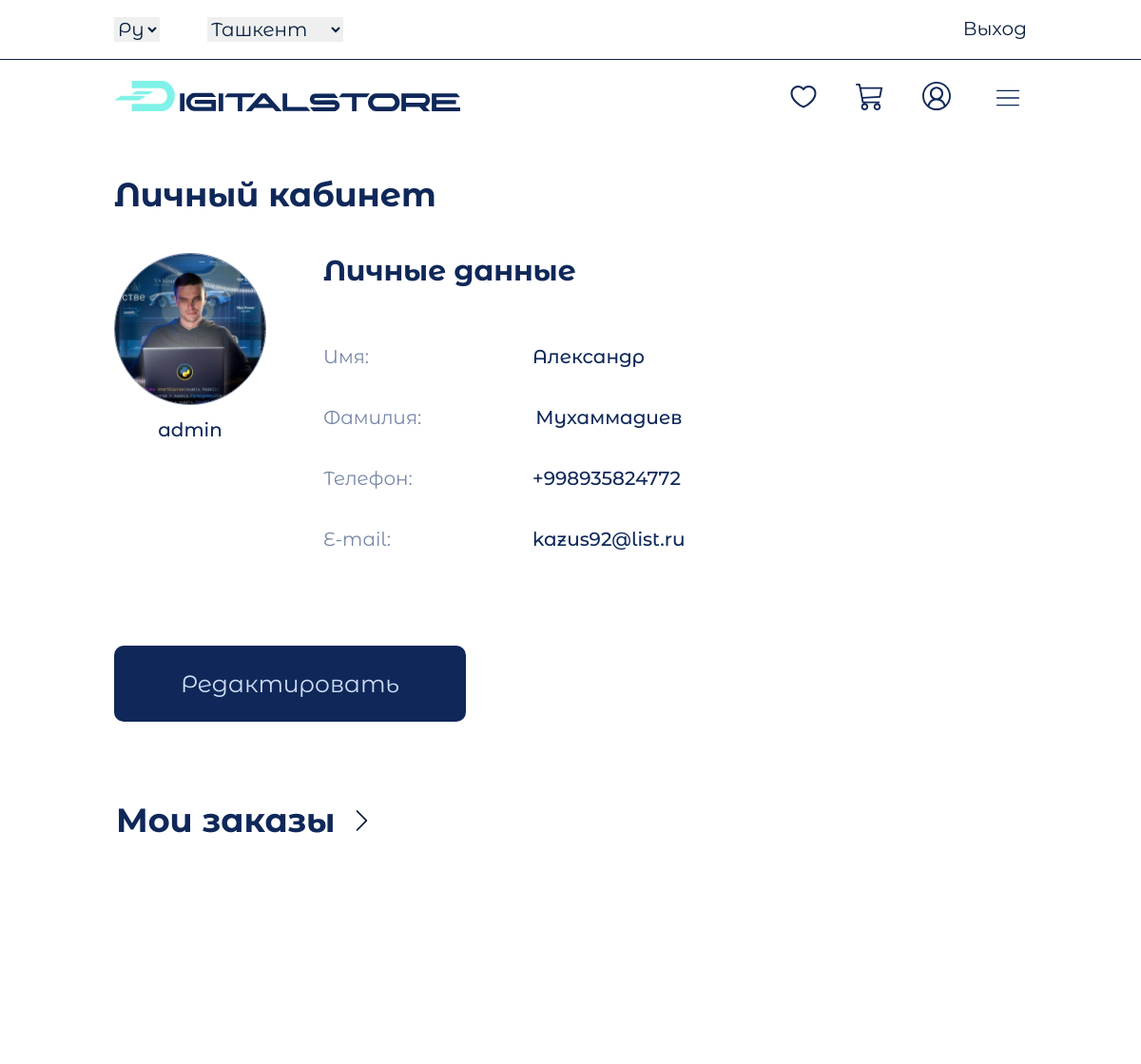
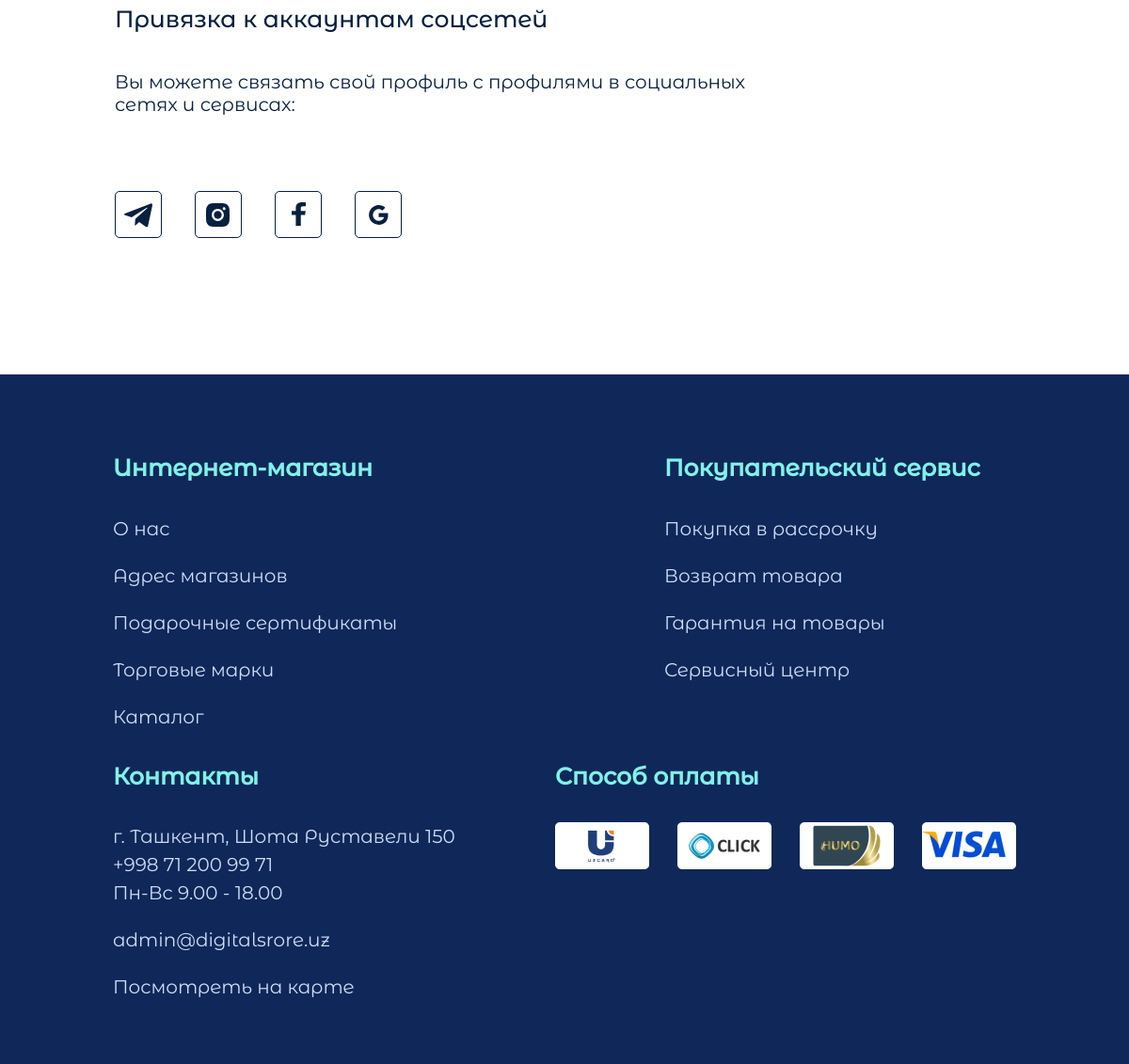
/profile/1/ (signed in), run on the app's committed database (2 pictures, top to bottom).
### digital/models.py (models this page shows, shortened)
class Profile(models.Model):
    user = models.OneToOneField(User, on_delete=models.CASCADE)
    photo = models.ImageField(upload_to='profiles/', blank=True, null=True)
    phone_number = models.CharField(max_length=30, blank=True, null=True)
    def get_photo(self):
        try:
            return self.photo.url
        except:
            return 'https://cs6.pikabu.ru/avatars/301/v301065.jpg'
    class Meta:
        verbose_name = 'Профиль'
        verbose_name_plural = 'Профили'

### digital/views.py (the view)
# urls.py: path('profile/<int:pk>/', profile_view, name='profile'),
def profile_view(request, pk):
    if request.user.is_authenticated:
        profile = Profile.objects.get(user_id=pk)
        orders = SaveOrder.objects.filter(customer_id=pk)
        context = {
            'profile': profile,
            'orders': orders
        }
        return render(request, 'digital/profile.html', context)
    else:
        return redirect('login')

### digital/models.py (called while the page is built)
    def get_absolute_url(self):
        return reverse('category_detail', kwargs={'slug': self.slug})

    def get_image(self):
        if self.image:
            return self.image.url
        else:
            return 'https://vodanova.ru/wp-content/uploads/2022/04/Fotografija-skoro-pojavitsja.jpg'

### digital/templatetags/digital_tags.py (called while the page is built)
@register.simple_tag()
def get_categories():
    return Category.objects.all()

@register.simple_tag()
def get_normal_price(price):
    return f"{price:_}".replace("_", " ")

### digital/templates/digital/profile.html (shortened to what this page needs)
{% extends 'base.html' %}
{% load static %}
{% block main %}
<main>
    <div class="content_user">
        <div class="user container">
            <h3 class="user_room">Личный кабинет</h3>
            <div class="user_block">
                <div class="user_img">
                    <img class="user_img-img" src="{{ profile.get_photo }}" alt="">
                    <div class="user_name">
                        <p>{{ profile.user.username }}</p>
                    </div>
                </div>
                <div class="user_info">
                    <h2 class="user_title">Личные данные</h2>
                    <ul class="lis__user_info">
                        <li class="list_user"><p>Имя:</p> <span>{{ profile.user.first_name }}</span></li>
                        <li class="list_user"><p>Фамилия:</p> <span>{{ profile.user.last_name }}</span></li>
                        <li class="list_user"><p>Телефон:</p> <span>{{ profile.phone_number }}</span></li>
                        <li class="list_user"><p>E-mail:</p> <span>{{ profile.user.email }}</span></li>
                    </ul>
                </div>
            </div>
            <a href="{% url 'chg_profile_view' %}" class="btn btn_profile">Редактировать</a>
        </div>
    </div>
    <div class="content_order">
        <div class="my_orders">
            <h3>Мои заказы</h3> <img src="{% static 'digital/image/icons/errow_right.svg' %}" alt="" class="errow_down">
        </div>
    </div>
    <div class="content_connect">
        <p class="content_top_text">Привязка к аккаунтам соцсетей</p>
        <p class="content_midle_text">Вы можете связать свой профиль с профилями в социальных сетях и сервисах:</p>
        {% include 'digital/components/_mail_list.html' %}
    </div>
</main>
{% endblock main %}

### digital/static/digital/css/style.css (style rules this page uses)
* { margin: 0; padding: 0; text-decoration: none; list-style: none; box-sizing: border-box; }
.container { max-width: 1300px; width: 100%; margin: 0 auto; }
.content_user { margin: 40px 0 80px 0; }
.user_room, .login_title, .checkout_title { margin-bottom: 100px; font-family: 'Bold'; font-style: normal; font-weight: 700; font-size: 35px; line-height: 43px; color: #0F2859; }
.user_block { width: 100%; display: flex; gap: 60px; flex-wrap: wrap; }
.user_img { width: 160px; height: 160px; }
.user_img img { width: 100%; border-radius: 50%; border: 1px solid #7787A6; }
.lis__user_info { display: flex; flex-direction: column; gap: 40px; margin-top: 60px; }
.list_user { width: 510px; display: flex; gap: 120px; }
.list_user p { min-width: 100px; font-family: 'Regul'; font-style: normal; font-weight: 400; font-size: 20px; line-height: 24px; color: #7787A6; }
.list_user span { min-width: 100px; font-family: 'Medium'; font-style: normal; font-weight: 400; font-size: 20px; line-height: 24px; color: #0F2859; }
.user_title { font-family: 'Bold'; font-style: normal; font-weight: 700; font-size: 30px; line-height: 37px; color: #0F2859; }
.user_name { margin-top: 10px; display: flex; justify-content: center; gap: 10px; }
.user_name p { font-family: 'Medium'; font-style: normal; font-weight: 400; font-size: 20px; line-height: 24px; color: #0F2859; }
.btn_profile { width: 370px; margin-top: 100px; padding: 25px 0; background: #0F2859; border-radius: 10px; text-align: center; font-family: 'Regul'; font-style: normal; font-weight: 500; font-size: 25px; line-height: 30px; color: #CFDDF6; }
.user { display: flex; flex-direction: column; width: 100%; height: 100%; }
.content_order, .content_connect, .profile_content { max-width: 966px; margin: 0 auto; min-height: 200px; cursor: pointer; padding: 5px; }
.my_orders { display: flex; gap: 22px; align-items: center; font-family: 'Bold'; font-style: normal; font-weight: 700; font-size: 30px; line-height: 37px; color: #0F2859; }
.my_orders img { transition: 0.5s; }
.content_connect { margin-top: 80px; margin-bottom: 140px; }
.content_midle_text { margin: 40px 0 80px 0; }
.content_top_text { font-family: 'Medium'; font-style: normal; font-weight: 500; font-size: 25px; line-height: 30px; color: #082040; }
.content_midle_text { width: 693px; font-family: 'Regul'; font-style: normal; font-weight: 500; font-size: 20px; line-height: 24px; color: #082040; }
.user_room, .login_title { margin-bottom: 40px; font-family: 'Bold'; font-style: normal; font-weight: 700; font-size: 35px; line-height: 43px; color: #0F2859; }

### digital/static/digital/css/media.css (style rules this page uses)
@media (max-width: 1200px) { .container { max-width: 960px; } }

### data on the page
Profile: get_photo (picture), user.username "admin", user.first_name "Александр", user.last_name "Мухаммадиев", phone_number "+998935824772", user.email "kazus92@list.ru"
